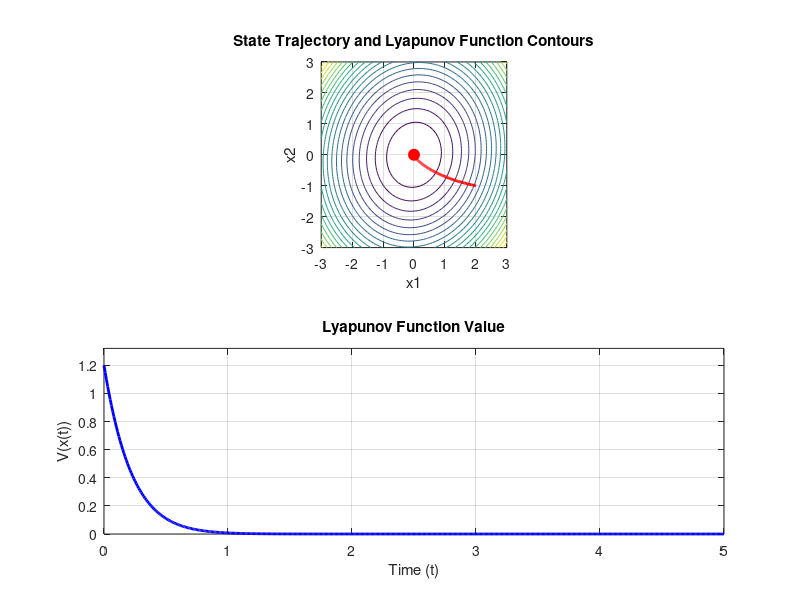

The MATLAB script that drew this image:
% System Matrix (Stable)
A = [-2 1; -1 -3];

% --- Eigenvalue Check (for comparison) ---
eigenvalues = eig(A);
disp('Eigenvalues:');
disp(eigenvalues);
if all(real(eigenvalues) < 0)
    disp('System is asymptotically stable (Eigenvalues).');
end

% --- Lyapunov Equation ---
Q = eye(2);  % Choose Q = I (positive definite)
P = lyap(A, Q);
disp('Eigenvalues of P:');
disp(eig(P));
if all(eig(P) > 0)
    disp('System is asymptotically stable (Lyapunov).');
end

% --- Simulation ---
x0 = [2; -1];   % Initial condition
t_end = 5;      % Simulation time
h = 0.01;       % Time step
t = 0:h:t_end;
x = zeros(2, length(t));
x(:, 1) = x0;

% Use the closed-form solution (matrix exponential) for accuracy
for i = 1:length(t) - 1
    x(:, i+1) = expm(A*h) * x(:, i);
end

% --- Lyapunov Function Values ---
V = zeros(1, length(t));
for i = 1:length(t)
    V(i) = x(:, i)' * P * x(:, i);
end

% --- Create a Meshgrid for Contour Plot ---
[X1, X2] = meshgrid(-3:0.1:3, -3:0.1:3);
V_grid = zeros(size(X1));
for i = 1:size(X1, 1)
    for j = 1:size(X1, 2)
        x_grid = [X1(i, j); X2(i, j)];
        V_grid(i, j) = x_grid' * P * x_grid;
    end
end

% --- Create the Animation ---
figure;

% --- Subplot 1: State Trajectory and Lyapunov Contours ---
subplot(2, 1, 1);
contour(X1, X2, V_grid, 20); % Plot contours of V(x)
hold on;
h_traj = plot(x(1, 1), x(2, 1), 'r-', 'LineWidth', 2); % Trajectory
h_point = plot(x(1, 1), x(2, 1), 'ro', 'MarkerSize', 8, 'MarkerFaceColor', 'r'); % Current state
hold off;
xlabel('x1');
ylabel('x2');
title('State Trajectory and Lyapunov Function Contours');
axis equal;  % Important for correct visualization of contours
grid on;

% --- Subplot 2: Lyapunov Function Value over Time ---
subplot(2, 1, 2);
h_V = plot(t(1), V(1), 'b-', 'LineWidth', 2);
xlabel('Time (t)');
ylabel('V(x(t))');
title('Lyapunov Function Value');
grid on;
ylim([0, max(V)*1.1]); % Set y-axis limits

% --- Animation Loop ---
for i = 1:length(t)
    % Update state trajectory plot
    set(h_traj, 'XData', x(1, 1:i), 'YData', x(2, 1:i));
    set(h_point, 'XData', x(1, i), 'YData', x(2, i));

    % Update Lyapunov function plot
    set(h_V, 'XData', t(1:i), 'YData', V(1:i));

    drawnow;  % Force MATLAB to update the plot
    pause(0.01); % Control animation speed
    
     % Capture the frame
    frame = getframe(gcf); %Get the current frame
    im = frame2im(frame);%transform the frame to image

end